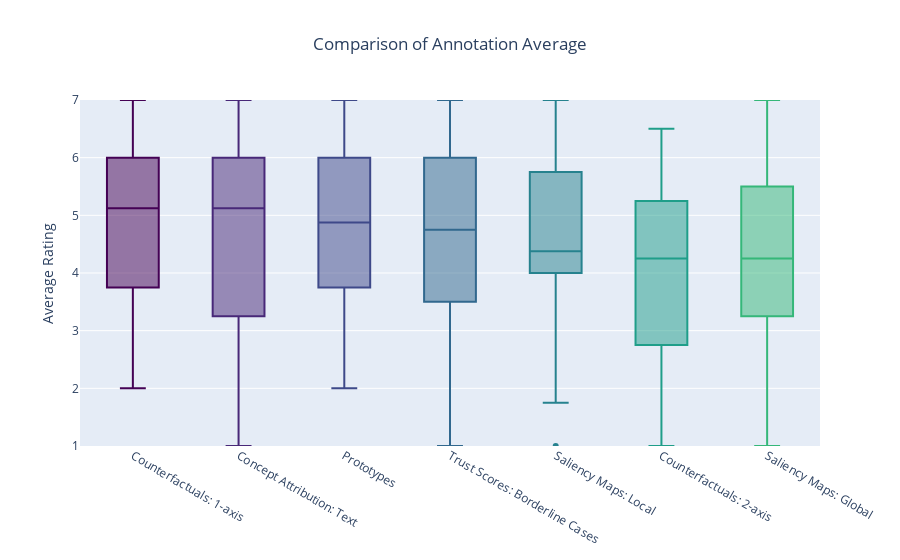

This figure's notebook cell:
### Markdown cell above
## Overall comparison

### Code cell
from itertools import cycle

def boxPlotDF(df, title):
    # throw out non-numeric data
    # set the color palette
    palette = cycle(plotly.colors.sequential.Viridis)  # type: ignore

    # iterate over columns and show average spread
    fig = go.Figure()  # type: ignore
    for column in df:
        fig.add_trace(
            go.Box(y=df[column], name=column, marker_color=next(palette)) # type: ignore
        )  

    fig.update_layout(
        title=title,
        title_x = 0.5,
        yaxis=dict(dtick=1),
        yaxis_range=[1, 7],
        yaxis_title="Average Rating",
        showlegend=False,
    )

    fig.show()


aggregated_df = pd.DataFrame()

for name, df in result_dataframes.items():
    aggregated_df[name] = df.apply(np.mean, axis=1)

sorted_index = aggregated_df.median().sort_values(ascending=False).index

boxPlotDF(aggregated_df[sorted_index], "Comparison of Annotation Average")

### Figure 1 — Plotly figure (JSON) as saved in the notebook; plotly's stock layout.template omitted (floating-point values rounded to 4 significant figures)
{"data": [{"marker": {"color": "#440154"}, "name": "Counterfactuals: 1-axis", "type": "box", "y": [6.25, 7, 4.75, 5, 2, 7, 2, 5.5, 5.25, 5.5, 5, 3.75, 7, 3.75, 3, 4.5, 5.25, 3.5, 6, 5.5, 7, 4]}, {"marker": {"color": "#482878"}, "name": "Concept Attribution: Text", "type": "box", "y": [6, 7, 4.75, 5.75, 2, 6.25, 3.25, 2.75, 3, 5, 4, 5.25, 1, 4.75, 3.25, 5.75, 5.75, 3, 6.25, 6.75, 5.25, 6.25]}, {"marker": {"color": "#3e4989"}, "name": "Prototypes", "type": "box", "y": [6, 7, 5.5, 6.25, 2.75, 6.5, 4.75, 4, 5, 5.5, 2, 3, 7, 3.75, 3.25, 5.75, 4.25, 4.5, 6, 6, 4.25, 3.25]}, {"marker": {"color": "#31688e"}, "name": "Trust Scores: Borderline Cases", "type": "box", "y": [5.5, 3.5, 5, 4.75, 4, 6, 5, 2.5, 6, 4.25, 4.5, 4.75, 1, 4.5, 6, 6, 2.5, 3, 5, 7, 7, 2.75]}, {"marker": {"color": "#26828e"}, "name": "Saliency Maps: Local", "type": "box", "y": [4.5, 5, 4, 4.5, 4.25, 5.25, 6, 1.75, 4, 7, 2, 4.25, 1, 5.25, 4, 6.5, 4, 3, 2, 6, 5.75, 5.75]}, {"marker": {"color": "#1f9e89"}, "name": "Counterfactuals: 2-axis", "type": "box", "y": [4.25, 6, 3.5, 6.5, 1.75, 6.5, 1, 4, 4, 5.25, 5, 4.5, 1, 4, 2.75, 4.5, 5.25, 2.75, 4.25, 5.5, 4.25, 2.25]}, {"marker": {"color": "#35b779"}, "name": "Saliency Maps: Global", "type": "box", "y": [5.5, 7, 4.5, 5.25, 4.75, 5.5, 5, 1, 2.5, 5.5, 4, 4, 1, 3.75, 3.75, 7, 2.75, 3.25, 3.25, 7, 5.75, 3]}], "layout": {"showlegend": false, "title": {"text": "Comparison of Annotation Average", "x": 0.5}, "yaxis": {"dtick": 1, "range": [1, 7], "title": {"text": "Average Rating"}}}}
